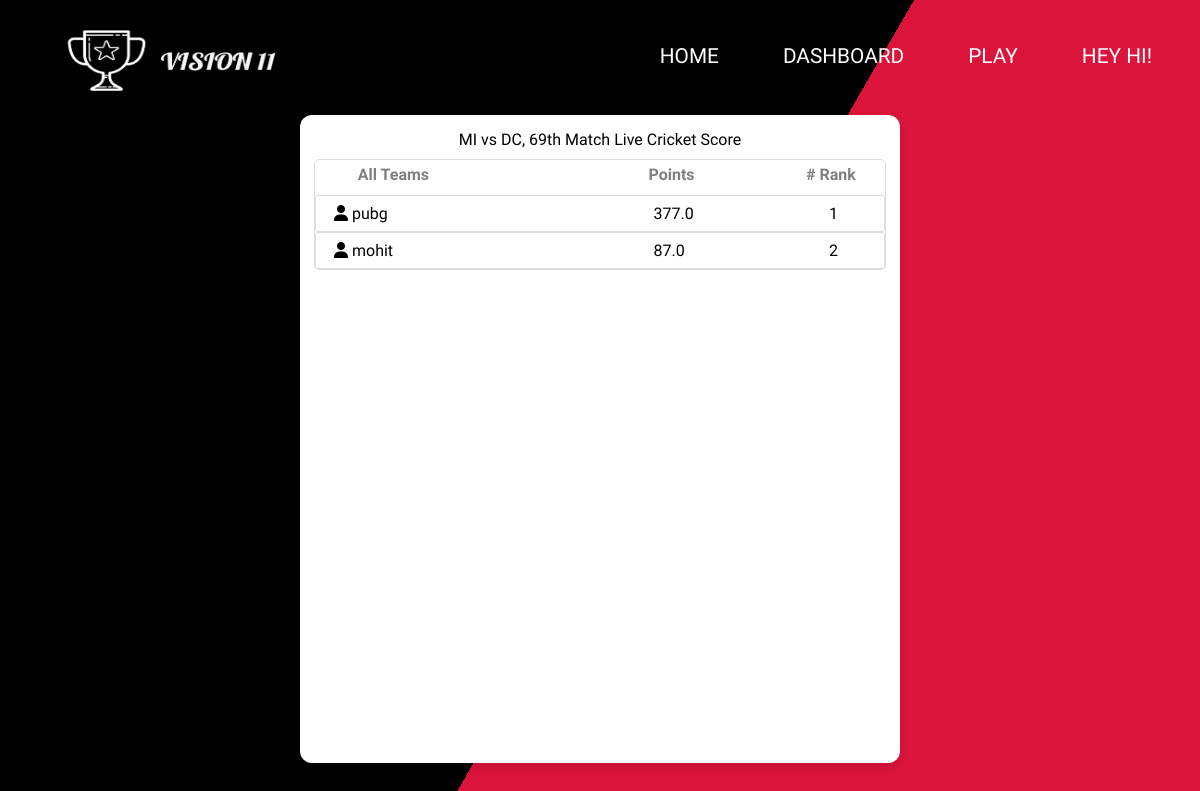
/contestdetails/contest=12 (signed in), run on the app's committed database.
### usermanagerAPP/models.py (models this page shows, shortened)
class User1(AbstractUser):
    first_name = models.CharField(
        max_length=20
    )
    last_name = models.CharField(
        max_length=20
    )
    username = models.CharField(
        max_length=20,
        unique=True
    )
    age = models.IntegerField(
        null=True,
        blank=True
    )
    email = models.EmailField(
        max_length=50
    )
    vision_credits = models.FloatField(
        default=0
    )
    currency_type = models.CharField(
        choices=Currency_Choices,
        default=Choices.VISION_CANDIES,
        max_length=50
    )
    gender_type = models.CharField(
        choices=Gender_Choices,
        null=True,
        max_length=10
    )
    country = models.CharField(
        max_length=50
    )
    adult = models.BooleanField(
        'Adult_status',
        default=False
    )
    staff = models.BooleanField(
        'Staff_status',
        default=False
    )
    superuser = models.BooleanField(
        'super_user_status',
        default=False
    )
    aadhar_image = models.FileField(
        upload_to='others',
        null=True,
        blank=True
    )
    contests_won = models.IntegerField(
        default=0
    )
    objects = UserManager()

### mainAPP/models.py (models this page shows, shortened)
class Match(models.Model):
    url = models.TextField(
        unique=True
    )
    title = models.TextField(
        null=True,
        blank=True
    )
    time = models.DateTimeField()
    name = models.CharField(
        max_length=100,
        null=True,
        blank=True
    )
    team1 = models.CharField(
        max_length=60,
        null=True,
        blank=True
    )
    team2 = models.CharField(
        max_length=60,
        null=True,
        blank=True
    )
    is_match_end = models.BooleanField(
        default=False
    )
    team1_img = models.TextField(
        null=True,
        blank=True
    )
    team2_img = models.TextField(
        null=True,
        blank=True
    )

class UserTeam(models.Model):
    match_id = models.ForeignKey(
        Match,
        on_delete=models.Case
    )
    user = models.ForeignKey(
        User1,
        on_delete=models.CASCADE
    )
    players = models.ManyToManyField(
        Player
    )
    captain = models.ForeignKey(
        Player,
        on_delete=models.Case,
        related_name="captain"
    )
    vice_captain = models.ForeignKey(
        Player,
        on_delete=models.Case,
        related_name="vice_captain"
    )
    total_team_points = models.FloatField(
        default=0
    )

### mainAPP/views.py (the view)
# urls.py: path('contestdetails/contest=<int:cid>',views.RenderContestDetails),
@login_required(login_url='/accounts/login')
def RenderContestDetails(request,cid):
    try:
        return vision11_render().render_contestdetails(request,cid)
    except:
        return redirect('/userjoinedcontest')

### mainAPP/repository.py (called while the page is built)
    def render_contestdetails(self,request,cid):
        contest_teams = []
        contest = Contest.objects.get(id = cid)
        match_name = contest.match_id.title
        for i in contest.teams.all().order_by('-total_team_points'):
            contest_teams.append(i)
        return render(request,'contestdetails.html',{'teams':contest_teams,'name':match_name})

### templates/contestdetails.html (shortened to what this page needs)
{% load static %}
<!DOCTYPE html>
<html lang="en">
<head>
    <link rel="stylesheet" href="{% static 'css/contestdetails.css' %}">
    <link rel="stylesheet" href="https://stackpath.bootstrapcdn.com/font-awesome/4.7.0/css/font-awesome.min.css">
    <link rel="stylesheet" href="{% static 'css/navbar.css' %}">
</head>
<body>
    {% include 'navbar.html' %}
    <div class="multicolorbg">
        <div class="box" id="box">
            <div class="mathc_name">
                <span>{{ name }}</span>
            </div>
            <div class="contest_teams">
            <div class="contest_head">
                <div style="width: 56%;padding-left: 5%; color: gray; font-weight: bold;">All Teams</div>
                <div style="width: 25%; color: gray; font-weight: bold;">Points</div>
                <div style="width: 14%;text-align: center; color: gray; font-weight: bold;"># Rank</div>
            </div>
            {% for team in teams %}
            <div class="teams">
                <div class="userinfo">
                    <i class="fa fa-user" aria-hidden="true"></i>
                    <a target="_blank" href="/userteam/match={{ team.match_id.id }}/team={{ team.id }}">
                    {{ team.user.username }}
                </a>
                </div>
                <div class="points">
                    {{ team.total_team_points }}
                </div>
                <div class="rank">
                    {{ forloop.counter }}
                </div>
            </div>
             {% endfor %}
        </div>
        </div>
    </div>
</body>
</html>

### templates/navbar.html (shortened to what this page needs)
{% load static %}
<header class="header">
    <img width="250px" height="70px" src="{% static 'imgs/web/logo.png' %}" alt="">
  <nav class="navbar">
    <ul class="navbar-list">
      <li><a class="navbar-link" href="/">Home</a></li>
      <li><a class="navbar-link" href="/dashboard">Dashboard</a></li>
      <li><a class="navbar-link" href="/play">Play</a></li>
      {% if not user.is_authenticated %}
      <li><a class="navbar-link" href="/accounts/signup" target="_blank">Register</a>
      {% else %}
      <li><a class="navbar-link" href="#">Hey {{user.first_name}}!</a>
      {% endif %}
      </li>
    </ul>
  </nav>
</header>

### statics/css/contestdetails.css (style rules this page uses)
* { margin: 0; padding: 0; box-sizing: border-box; font-family: system-ui; }
body { overflow-x: hidden; }
.multicolorbg { background: crimson; background-image: linear-gradient(120deg, #000 55%, crimson 55%); background-repeat: no-repeat; background-size: cover; width: 100vw; min-height: 100vh; overflow: hidden; }
.multicolorbg .box { width: 600px; margin: auto; margin-top: 115px; margin-bottom: 15px; background: #fff; padding: 15px 14px; border-radius: 12px; box-shadow: 0 5px 10px rgba(0,0,0,0.1); height: 81vh; overflow-y: auto; }
.contest_head { display: flex; justify-content: center; margin-top: 5px; margin-bottom: 11px; }
.mathc_name { text-align: center; margin-bottom: 10px; }
.contest_teams { border-radius: 5px; border: 1px solid #dddddd; }
.teams { display: flex; justify-content: center; border: 1px solid #dddddd; border-radius: 3px; text-align: left; padding: 8px; position: relative; }
.userinfo { width: 60%; padding-left: 10px; }
.points { width: 25%; }
.rank { width: 15.5%; text-align: center; }
.userinfo a { color: black; text-decoration: none; }

### statics/css/navbar.css (style rules this page uses)
* { padding: 0; margin: 0; box-sizing: border-box; font-family: "Work Sans", sans-serif; }
body,html { overflow-x: hidden; position: relative; }
.header { padding: 0 3rem; height: 7rem; display: flex; justify-content: space-between; align-items: center; position: absolute; width: 100vw; background: transparent; overflow: hidden; z-index: 10000; }
.header img { display: block; margin-top: 7px; z-index: 1000000; }
.navbar-list { display: flex; gap: 4rem; list-style: none; }
.navbar-link:link, .navbar-link:visited { display: inline-block; text-transform: uppercase; text-decoration: none; font-size: 1.3rem; font-weight: 500; color: white; transition: all 0.3s; }

### data on the page
User1: first_name "HI"
Match: title "MI vs DC, 69th Match Live Cricket Score"
UserTeam: user.username "pubg", total_team_points "377.0"
UserTeam: user.username "mohit", total_team_points "87.0"
